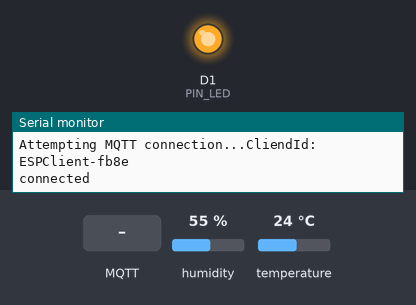
Bench run of a sketch on a simulated ESP8266 (NodeMCU). Parts: output pins drawn as LEDs (lit = HIGH), the last lines printed to the serial monitor. The test bench sets the inputs (shaded band); at power-on: humidity 55 %, temperature 24 °C. WiFi joins after 1.5 s; servers stay silent unless stated; random numbers use the default seed unless the sketch sets one; no MQTT or app messages arrive unless stated.

Above: at 2.7 s.
2.8 s: MQTT message "Off" arrives on the first subscribed topic
At 4.0 s:
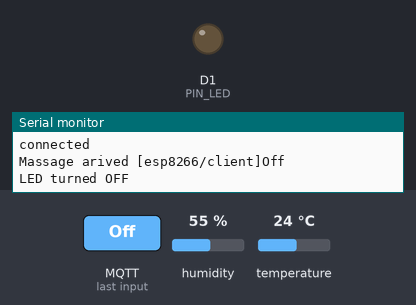
4.3 s: MQTT message "On" arrives on the first subscribed topic
At 5.3 s:
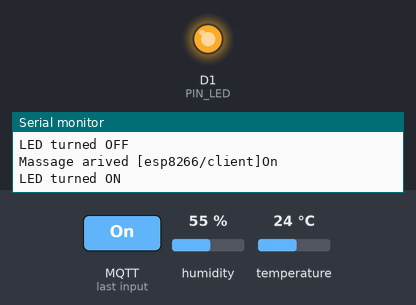
Timing chart, 0 to 7.3 s (numbered marks = the images above; inputs shaded):
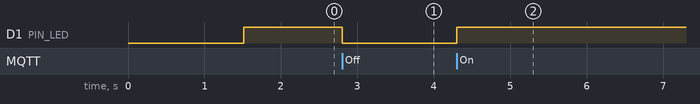

Measured:
- after the input at 2.8 s, D1 (PIN_LED): HIGH → LOW at once
- after the input at 4.3 s, D1 (PIN_LED): LOW → HIGH at once

The sketch:

mqtt_dht_led.ino
```cpp
#include <ESP8266WiFi.h>
#include "DHTesp.h"
#include <ArduinoJson.h>
#include <PubSubClient.h>
#include <WiFiClientSecure.h>

#define DHTpin 2
#define PIN_LED D1

DHTesp dht;

const char* ssid = "realme C53";
const char* password = "11111111";
const char* mqtt_server = "13af0e06adda4c148393286447903573.s1.eu.hivemq.cloud";
const int mqtt_port = 8883;
const char* mqtt_username = "tiennqhe176827";
const char* mqtt_password = "Tiennqhe176827";

WiFiClientSecure espClient;
PubSubClient client(espClient);

unsigned long lastMsg = 0;
#define MSG_BUFFER_SIZE (50)
char msg[MSG_BUFFER_SIZE];

void setup_wifi() {
  delay(10);
  Serial.println();
  Serial.print("Connecting to ");
  Serial.println(ssid);
  WiFi.begin(ssid, password);
  while (WiFi.status() != WL_CONNECTED) {
    Serial.println(WiFi.status());
    delay(500);
    // Serial.println("connect");
  }
  randomSeed(micros());
  Serial.println("");
  Serial.println("WiFi connected");
  Serial.println("IP address: ");
  Serial.println(WiFi.localIP());
}

void reconnect() {
  while (!client.connected()) {
    Serial.print("Attempting MQTT connection...");
    String clientID = "ESPClient-";
    clientID += String(random(0xffff), HEX);
     Serial.println("CliendId: " + clientID);
    if (client.connect(clientID.c_str(), mqtt_username, mqtt_password)) {
      Serial.println("connected");
      client.subscribe("esp8266/client");
    } else {
      Serial.print("failed, rc=");
      Serial.print(client.state());
      Serial.println(" try again in 5 seconds");
      delay(5000);
    }
  }
}
//callback nhan tin nhan
void callback(char* topic, byte* payload, unsigned int length) {
  String incommingMessage = "";
  for (int i = 0; i < length; i++) incommingMessage += (char)payload[i];
  Serial.println("Massage arived [" + String(topic) + "]" + incommingMessage);

 if (incommingMessage.equalsIgnoreCase( "On") ) {
    digitalWrite(PIN_LED, HIGH);
    Serial.println("LED turned ON");
  } else if (incommingMessage . equalsIgnoreCase( "Off")) {
    digitalWrite(PIN_LED, LOW);
    Serial.println("LED turned OFF");
  }


}
//gui tin nhan
void publishMessage(const char* topic, String payload, boolean retained) {
  if (client.publish(topic, payload.c_str(), true))
    Serial.println("Message published [" + String(topic) + "]: " + payload);
}


void setup() {
  Serial.begin(115200);
  while (!Serial) delay(1);

  dht.setup(DHTpin, DHTesp::DHT11);

  setup_wifi();
  espClient.setInsecure();
  client.setServer(mqtt_server, mqtt_port);
  client.setCallback(callback);

  pinMode(PIN_LED, OUTPUT);
  digitalWrite(PIN_LED, HIGH);


}
unsigned long timeUpdata = millis();
void loop() {
  if (!client.connected()) {
    reconnect();
  }
  client.loop();

  if (millis() - timeUpdata > 5000) {
    delay(dht.getMinimumSamplingPeriod());
    float h = dht.getHumidity();
    float t = dht.getTemperature();
    DynamicJsonDocument doc(1024);
    doc["humidity"] = h;
    doc["temperature"] = t;
    char mqtt_message[128];
    serializeJson(doc, mqtt_message);
    publishMessage("esp8266/dht11", mqtt_message, true);
    timeUpdata = millis();
  }
}
```
